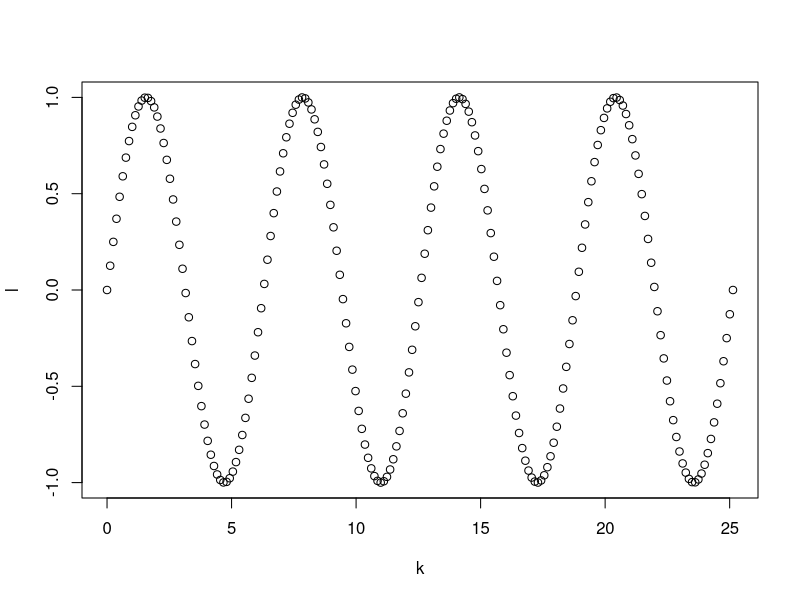

The R source for this figure:
## ---- chunk 1
x <- 1
y = 2
3 -> z
x + y
y*z
y/x
## ---- chunk 2
a <- 1:10
print(a)
b <- 10:-4
print(b)
class(a)
str(a)

# Accessing Vector Elements
a[5]
a[5:8]
a[5:3]
a[c(5,6,7,8)]

# Tail and Head
tail(a) #auto does 6 values
tail(a,n=3) 
tail(a,3)
head(a) #auto does 6 values
head(a,4) #picking up first 4 values
tail(b,5) #picking up last 5 values
## ---- chunk 3
c <- c('red','green','yellow')
print (c)
d <- c(1:5,10.5,"red")
print(d)
class(d)
str(d)
e<-c(1.5,10.5)
class(e)
str(e)
## ---- chunk 4
f<-seq(10)
g<-seq(3,20)
h<-seq(3,20,3)
i<-seq(from=4.5,to=2.5,by=-0.2)
j<-seq(0,1,length.out=11)

print(f)
print(g)
print(h)
print(i)
print(j)

k<- seq(0,8*pi,length.out=200)
l<-sin(k)
plot(k,l)

## ---- chunk 5
m<-c(3,-2,4,NA,-1,8,-4,9,NA, 11,3,8,NA);
print(m)
m[!is.na(m)] 
#checks each value to see if it's true or false. Will identify index of true values. Will use this information to extract
# ! inverses the results - swaps true and false. If it's NA, it will now display as true
# drops the NA values
n <- c(2,3,-1,3,5,2,-3,1)
print(paste0("The sum of positive integers in a = ", sum(n[n>0])))
cat("The sum of positive integers in a = ", sum(n[n>0]))
## ---- chunk 6
# Usage: matrix(data=NA,nrow=1,ncol=1,byrow=FALSE,dimnames=NULL)
M1 <- matrix(1:12,ncol=4,byrow=TRUE) #organizes into 4 columns
M1
M1[2,] #extracts the 2nd row, all values
M1[,3] #extracts the 3rd row all values
M2 <- matrix(1:12,nrow=4) #organizes into 4 rows
M2

M3 <- matrix (1:20, ncol=4)
M3
M3[c(3,5),c(2,4)] #extract 3rd row and 5th row, and column 2 and 4
## ---- chunk 7
DF <- data.frame(
gender = c("Male", "Male","Female"),
height = c(152, 171.5, 165),
weight = c(81,93, 78),
age =c(42,38,26),
row.names=c('Ally','Belinda','Alfred')
)

DF

# accessing elements
DF$age
# use $ symbol and it will suggest the element categories and allows you to extract all of the data in that category

# filter data frame
DF[DF$gender == "Male",]
